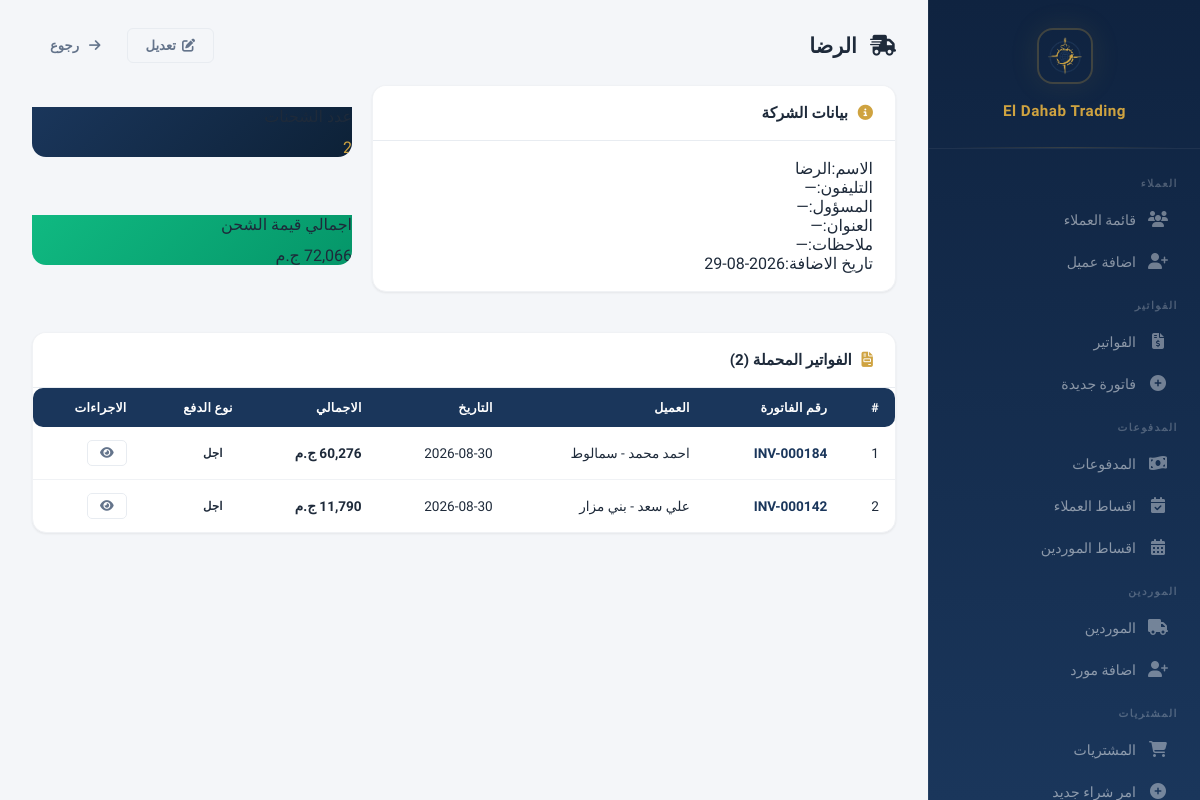
The page /shipping/3 (signed in) on the database its author committed.
### models.py (models this page shows, shortened)
class ShippingCompany(db.Model):
    __tablename__ = 'shipping_companies'
    id = db.Column(db.Integer, primary_key=True)
    name = db.Column(db.String(200), nullable=False)
    phone = db.Column(db.String(50))
    contact_person = db.Column(db.String(200))
    address = db.Column(db.Text)
    notes = db.Column(db.Text)
    created_at = db.Column(db.DateTime, default=datetime.utcnow)
    def total_shipments(self):
        return Invoice.query.filter_by(shipping_company=self.name).count()
    def total_shipped_value(self):
        from sqlalchemy import func
        result = db.session.query(func.sum(Invoice.total)).filter_by(shipping_company=self.name).scalar()
        return result or 0

class Invoice(db.Model):
    __tablename__ = 'invoices'
    id = db.Column(db.Integer, primary_key=True)
    invoice_number = db.Column(db.String(50), unique=True, nullable=False)
    customer_id = db.Column(db.Integer, db.ForeignKey('customers.id'), nullable=False)
    shipping_company = db.Column(db.String(200))
    total = db.Column(db.Float, default=0)
    discount = db.Column(db.Float, default=0)
    payment_type = db.Column(db.String(20), default='cash')
    paid_amount = db.Column(db.Float, default=0)
    remaining = db.Column(db.Float, default=0)
    date = db.Column(db.DateTime, default=datetime.utcnow)
    is_returned = db.Column(db.Boolean, default=False)
    show_balance = db.Column(db.Boolean, default=False)
    payment_method = db.Column(db.String(20), default='cash')
    receipt_image = db.Column(db.String(200))
    created_by = db.Column(db.Integer, db.ForeignKey('users.id'))
    creator = db.relationship('User', foreign_keys=[created_by])
    modified_by = db.Column(db.Integer, db.ForeignKey('users.id'))
    modifier = db.relationship('User', foreign_keys=[modified_by])
    previous_due = db.Column(db.Float, default=0)
    balance_after = db.Column(db.Float, default=0)
    notes = db.Column(db.Text)
    items = db.relationship('InvoiceItem', backref='invoice', lazy=True, cascade='all, delete-orphan')
    returns = db.relationship('Return', backref='invoice', lazy=True)
    payments = db.relationship('Payment', backref='invoice', lazy=True)

class Customer(db.Model):
    __tablename__ = 'customers'
    id = db.Column(db.Integer, primary_key=True)
    name = db.Column(db.String(200), nullable=False)
    phone = db.Column(db.String(50))
    address = db.Column(db.Text)
    account_type = db.Column(db.String(50), nullable=False, default='sales')
    notes = db.Column(db.Text)
    created_at = db.Column(db.DateTime, default=datetime.utcnow)
    invoices = db.relationship('Invoice', backref='customer', lazy=True)
    payments = db.relationship('Payment', backref='customer', lazy=True)
    returns = db.relationship('Return', backref='customer', lazy=True)
    installment_plans = db.relationship('InstallmentPlan', backref='customer', lazy=True)

### app.py (the view)
@app.route('/shipping/<int:company_id>')
@login_required
def shipping_profile(company_id):
    c = ShippingCompany.query.get_or_404(company_id)
    invoices = Invoice.query.filter_by(shipping_company=c.name).order_by(Invoice.date.desc()).all()
    return render_template('shipping_profile.html', company=c, invoices=invoices)

### app.py (called while the page is built)
@app.context_processor
def inject_payment_methods():
    return {'PAYMENT_METHODS': PAYMENT_METHODS, 'parse_images': parse_images}

@app.before_request
def check_session_expiry():
    if 'user_id' in session and session.get('expires_at'):
        if datetime.utcnow().timestamp() > session['expires_at']:
            session.clear()
            flash('انتهت الجلسة، يرجى تسجيل الدخول مرة اخرى', 'warning')
            return redirect(url_for('login'))

@app.context_processor
def inject_user():
    if not hasattr(g, 'current_user'):
        g.current_user = db.session.get(User, session['user_id']) if 'user_id' in session else None
    return dict(current_user=g.current_user)

### models.py (called while the page is built)
    def has_permission(self, page):
        if self.is_admin:
            return True
        return any(p.page == page for p in self.permissions)

### templates/shipping_profile.html (shortened to what this page needs)
{% extends "base.html" %}
{% block content %}
<div class="page-header">
    <h1 style="font-size:1.3rem;font-weight:700;color:var(--text);margin:0;">
        <i class="fas fa-shipping-fast" style="margin-left:8px;"></i> {{ company.name }}
    </h1>
    <div style="display:flex;gap:8px;">
        <a href="{{ url_for('shipping_edit', company_id=company.id) }}" class="btn btn-outline"><i class="fas fa-edit"></i> تعديل</a>
        <a href="{{ url_for('shipping_list') }}" class="btn btn-ghost"><i class="fas fa-arrow-right" style="margin-left:4px;"></i> رجوع</a>
    </div>
</div>
<div class="two-col">
    <div>
        <div class="data-card">
            <div class="data-card-header">
                <h3><i class="fas fa-info-circle" style="margin-left:6px;color:var(--gold);"></i> بيانات الشركة</h3>
            </div>
            <div class="data-card-body">
                <div class="info-row"><span class="info-label">الاسم:</span><span class="info-value">{{ company.name }}</span></div>
                <div class="info-row"><span class="info-label">التليفون:</span><span class="info-value">{{ company.phone or '—' }}</span></div>
                <div class="info-row"><span class="info-label">المسؤول:</span><span class="info-value">{{ company.contact_person or '—' }}</span></div>
                <div class="info-row"><span class="info-label">العنوان:</span><span class="info-value">{{ company.address or '—' }}</span></div>
                <div class="info-row"><span class="info-label">ملاحظات:</span><span class="info-value">{{ company.notes or '—' }}</span></div>
                <div class="info-row"><span class="info-label">تاريخ الاضافة:</span><span class="info-value">{{ company.created_at.strftime('%Y-%m-%d') if company.created_at else '—' }}</span></div>
            </div>
        </div>
    </div>
    <div style="display:flex;flex-direction:column;gap:16px;">
        <div class="data-card" style="border:none;box-shadow:none;background:transparent;">
            <div class="profile-balance" style="background:linear-gradient(135deg,var(--navy),#0d2137);">
                <div class="balance-label">عدد الشحنات</div>
                <div class="balance-value" style="color:var(--gold);">{{ company.total_shipments() }}</div>
            </div>
        </div>
        <div class="data-card" style="border:none;box-shadow:none;background:transparent;">
            <div class="profile-balance" style="background:linear-gradient(135deg,#10b981,#059669);">
                <div class="balance-label">اجمالي قيمة الشحن</div>
                <div class="balance-value">{{ "{:,.0f}".format(company.total_shipped_value() or 0) }} ج.م</div>
            </div>
        </div>
    </div>
</div>
<div class="data-card" style="margin-top:20px;">
    <div class="data-card-header">
        <h3><i class="fas fa-file-invoice" style="margin-left:6px;color:var(--gold);"></i> الفواتير المحملة ({{ invoices|length }})</h3>
    </div>
    <div class="data-card-body" style="padding:0;">
        <table>
            <thead>
                <tr>
                    <th>#</th>
                    <th>رقم الفاتورة</th>
                    <th>العميل</th>
                    <th>التاريخ</th>
                    <th>الاجمالي</th>
                    <th>نوع الدفع</th>
                    <th>الاجراءات</th>
                </tr>
            </thead>
            <tbody>
                {% for inv in invoices %}
                <tr>
                    <td>{{ loop.index }}</td>
                    <td style="font-weight:700;">
                        <a href="{{ url_for('invoice_view', invoice_id=inv.id) }}" style="color:var(--navy);text-decoration:none;">{{ inv.invoice_number }}</a>
                    </td>
                    <td>{{ inv.customer.name }}</td>
                    <td>{{ inv.date.strftime('%Y-%m-%d') }}</td>
                    <td style="font-weight:700;">{{ "{:,.0f}".format(inv.total or 0) }} ج.م</td>
                    <td>
                        {% if inv.payment_type == 'cash' %}
                        <span class="badge badge-success">نقداً</span>
                        {% elif inv.payment_type == 'credit' %}
                        <span class="badge badge-warning">اجل</span>
                        {% elif inv.payment_type == 'installment' %}
                        <span class="badge badge-info">تقسيط</span>
                        {% endif %}
                    </td>
                    <td>
                        <a href="{{ url_for('invoice_view', invoice_id=inv.id) }}" class="btn btn-sm btn-outline"><i class="fas fa-eye"></i></a>
                    </td>
                </tr>
                {% endfor %}
            </tbody>
        </table>
    </div>
</div>
{% endblock %}

### static/css/style.css (style rules this page uses)
:root { --gold: #cfa340; --gold-light: #e8c96a; --gold-dark: #b8892e; --gold-glow: rgba(207, 163, 64, 0.15); --navy: #1a365b; --navy-light: #264a7a; --navy-dark: #0f2340; --bg: #f4f6f9; --card: #ffffff; --card-hover: #fafbfd; --border: #e8ecf1; --border-light: #f0f2f5; --text: #1e2a3a; --text-secondary: #64748b; --text-muted: #94a3b8; --success: #10b981; --success-bg: rgba(16, 185, 129, 0.08); --danger: #ef4444; --danger-bg: rgba(239, 68, 68, 0.08); --warning: #f59e0b; --warning-bg: rgba(245, 158, 11, 0.08); --info: #3b82f6; --info-bg: rgba(59, 130, 246, 0.08); --sidebar-w: 272px; --shadow-xs: 0 1px 2px rgba(0,0,0,0.04); --shadow-sm: 0 1px 3px rgba(0,0,0,0.06), 0 1px 2px rgba(0,0,0,0.04); --shadow-md: 0 4px 6px -1px rgba(0,0,0,0.07), 0 2px 4px -2px rgba(0,0,0,0.05); --shadow-lg: 0 10px 15px -3px rgba(0,0,0,0.08), 0 4px 6px -4px rgba(0,0,0,0.04); --shadow-xl: 0 20px 25px -5px rgba(0,0,0,0.08), 0 8px 10px -6px rgba(0,0,0,0.04); --shadow-card: 0 1px 3px rgba(0,0,0,0.04), 0 1px 2px rgba(0,0,0,0.03); --shadow-card-hover: 0 10px 40px rgba(0,0,0,0.08); --radius: 14px; --radius-sm: 10px; --radius-xs: 6px; --transition: all 0.2s cubic-bezier(0.4, 0, 0.2, 1); }
* { margin: 0; padding: 0; box-sizing: border-box; }
html { scroll-behavior: smooth; }
body { font-family: 'IBM Plex Sans Arabic', -apple-system, BlinkMacSystemFont, sans-serif; background: var(--bg); color: var(--text); direction: rtl; min-height: 100vh; -webkit-font-smoothing: antialiased; -moz-osx-font-smoothing: grayscale; }
.data-card { background: var(--card); border-radius: var(--radius); box-shadow: var(--shadow-card); margin-bottom: 20px; overflow: hidden; border: 1px solid var(--border-light); }
.data-card-header { padding: 18px 22px; border-bottom: 1px solid var(--border); display: flex; align-items: center; justify-content: space-between; background: var(--card); }
.data-card-header h3 { font-size: 0.95rem; font-weight: 600; color: var(--text); }
.data-card-body { padding: 18px 22px; }
table { width: 100%; border-collapse: collapse; }
table thead th { background: var(--navy); color: #fff; padding: 12px 16px; font-size: 0.78rem; font-weight: 600; text-align: right; white-space: nowrap; letter-spacing: 0.3px; text-transform: uppercase; }
table thead th:first-child { border-radius: 0 var(--radius-sm) var(--radius-sm) 0; }
table thead th:last-child { border-radius: var(--radius-sm) 0 0 var(--radius-sm); }
table tbody td { padding: 13px 16px; border-bottom: 1px solid var(--border-light); font-size: 0.85rem; color: var(--text); }
table tbody tr { transition: var(--transition); }
table tbody tr:last-child td { border-bottom: none; }
.btn { display: inline-flex; align-items: center; gap: 6px; padding: 9px 18px; border: none; border-radius: var(--radius-xs); font-family: inherit; font-weight: 600; font-size: 0.82rem; cursor: pointer; transition: var(--transition); text-decoration: none; white-space: nowrap; }
.btn-outline { background: transparent; border: 1.5px solid var(--border); color: var(--text-secondary); }
.btn-ghost { background: transparent; color: var(--text-secondary); }
.btn-sm { padding: 6px 12px; font-size: 0.76rem; border-radius: 5px; }
.badge { display: inline-flex; align-items: center; padding: 3px 10px; border-radius: 20px; font-size: 0.72rem; font-weight: 600; letter-spacing: 0.3px; }
.profile-balance { display: grid; grid-template-columns: repeat(auto-fit, minmax(170px, 1fr)); gap: 12px; margin-top: 22px; position: relative; z-index: 1; }
.page-header { display: flex; justify-content: space-between; align-items: center; margin-bottom: 22px; gap: 12px; }
.page-header h1 { margin: 0; }
.two-col { display: grid; grid-template-columns: 1fr 320px; gap: 20px; align-items: start; }

### rows shown on the page
ShippingCompany: name "الرضا", phone "—", contact_person "—", address "—", notes "—", created_at "2026-08-29", total_shipments "2", name "72,066"
Invoice: invoice_number "INV-000184", customer.name "احمد محمد - سمالوط", date "2026-08-30", total "60,276", payment_type "اجل"
Invoice: invoice_number "INV-000142", customer.name "علي سعد - بني مزار", date "2026-08-30", total "11,790", payment_type "اجل"

### other values the page prints
{{ invoices|length }} "2"
